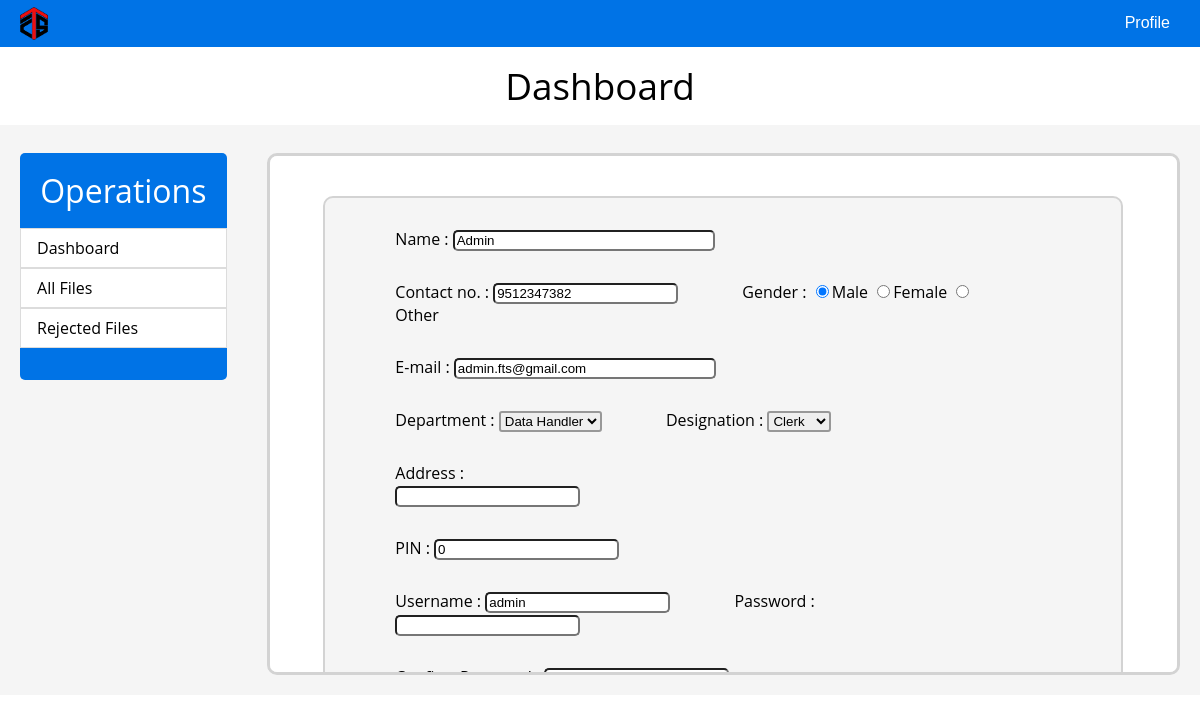
The page /datahandler/editemployeed.php on the database its author committed.
### tables this page shows
CREATE TABLE `employee_details` (
  `employee_id` int(6) NOT NULL,
  `employee_name` varchar(60) NOT NULL,
  `department_id` int(3) NOT NULL,
  `gender` char(1) NOT NULL,
  `contact_no` bigint(10) NOT NULL,
  `designation` varchar(30) NOT NULL,
  `address` varchar(250) NOT NULL,
  `pincode` int(6) NOT NULL,
  `email_id` varchar(40) NOT NULL,
  `role` int(2) NOT NULL
);

CREATE TABLE `loginprocess_tbl` (
  `employee_id` int(2) NOT NULL,
  `username` varchar(30) NOT NULL,
  `password` varchar(30) NOT NULL
);

### datahandler/editemployeed.php (the view, shortened to what this page needs)
<?php include("headerd.php");?>
<link rel="stylesheet" href="assets/css/basicd.css" />
</head>
<body>
  <?php
    $id = $_REQUEST['id'];
  ?>
  <section>
      <?php include("menud.php");?>
  </section>
  <section>
    <h1>Dashboard</h1>
    <div class="container">
      <div class="operations">
        <ul>
          <li>Operations</li>
        </ul>
        <div class="op-items"><a href="indexd.php?id=<?php echo $id?>">Dashboard</a></div>
        <div class="op-items"><a href="allentriesd.php?id=<?php echo $id?>">All Files</a></div>
        <div class="op-items"><a href="rejectedd.php?id=<?php echo $id?>">Rejected Files</a></div>
      </div>
      <div class="info">
        <?php
            $id = $_REQUEST['id'];
            include("../dao.php");
            $sql = "select * from employee_details where employee_id = '$id'";
            $result = mysqli_query($connection,$sql);
            $row = mysqli_fetch_assoc($result);
            $temp = $row['department_id'];
            $sql1 = "select department from department_tbl where department_id = '$temp'";
            $result1 = mysqli_query($connection,$sql1);
            $row1 = mysqli_fetch_assoc($result1);
            $sql2 = "select * from loginprocess_tbl where employee_id = '$id'";
            $result2 = mysqli_query($connection,$sql2);
            $row2 = mysqli_fetch_assoc($result2);
        ?>
        <form action="updateprocesse.php?id=<?php echo $row['employee_id'];?>" method="post" class="info-body">
          <div class="info-item" >
            Name :
              <input type="text" style="width:40%;" name="employeename" value="<?php echo $row['employee_name'];?>">
          </div class="info-item">
          <div class="info-item">
            <span>
              Contact no. :
              <input type="nummber" name="employeenumber" value="<?php echo $row['contact_no'];?>">
            </span>
            <span class="seperator">
              Gender :
              <input type="radio" name="gender" value="M" <?php if($row['gender']=='M') { echo "checked";}?>>Male
              <input type="radio" name="gender" value="F" <?php if($row['gender']=='F') { echo "checked";}?>>Female
              <input type="radio" name="gender" value="O" <?php if($row['gender']=='O') { echo "checked";}?>>Other
            </span>
          </div>
          <div class="info-item">
            E-mail :
            <input type="email" style="width:40%;" name="employeemailid" value="<?php echo $row['email_id'];?>">
          </div>
          <div class="info-item">
              Department :
              <select name="department">
                <option value="Data Handler" <?php if($row1['department']=='Data Handler') { echo "selected";}?>>Data Handler</option>
              </select>
            <span class="seperator">
            Designation :
                  <select name="designation">
                    <option value="clerk" <?php if($row['designation']=='clerk') { echo "selected";}?>>Clerk</option>
                  </select>
            </span>
          </div>
          <div class="info-item">
            Address :<br>
            <input class="%"type="text" name="employeeaddress" value="<?php echo $row['address'];?>">
          </div>
          <div class="info-item">
            PIN :
            <input type="number" name="pincode"value="<?php echo $row['pincode'];?>">
          </div>
          <div class="info-item">
            <span>
              Username :
              <input type="text" name="username" value="<?php echo $row2['username'];?>">
            </span>
            <span class="seperator">
              Password :
              <input type="password" name="password">
            </span>
          </div>
          <div class="info-item">
          <span>
              Confirm Password :
              <input type="password" name="confirmpassword">
            </span>
          </div>
        </form>
      </div>
    </div>
  </section>
</body>
</html>

### datahandler/assets/css/styled.css (style rules this page uses)
html { scroll-behavior: smooth; }
* { box-sizing: border-box; }
body { margin: 0; padding: 0; font-family: "Open sans", sans-serif; }

### datahandler/assets/css/basicd.css (style rules this page uses)
h1 { padding: 0; line-height: 3rem; text-align: center; margin: 15px; font-size: 2.3rem; font-weight: 400; }
.container { position: fixed; height: 570px; display: flex; margin: 0; padding: 0.5rem 0 0 0; background-color: rgb(245, 245, 245); width: 100%; }
.operations { width: 17rem; height: 14.2rem; margin: 20px; border-radius: 5px; background-color: rgb(0, 115, 230); }
.operations ul { margin: 0px 0px; padding: 0px 0px 0px 0px; }
.operations li { list-style: none; padding: 1rem; border-top-left-radius: 5px solid rgb(220, 220, 220); border-top-right-radius: 5px solid rgb(220, 220, 220); color: white; font-size: 2rem; text-align: center; }
.op-items a { display: block; text-decoration: none; background-color: white; color: black; font-size: 1rem; margin: 0px 0px; width: 100%; border: 0.4px solid rgb(220, 220, 220); padding: 0.5rem 0.5rem 0.5rem 1rem; text-align: left; }
.info { margin: 20px; display: flex; flex-direction: column; width: 100%; background-color: rgb(245, 245, 245); border-radius: 3px; }

### datahandler/editemployeed.php (style rules this page uses)
input { border-radius: 5px; }
select { border: 2px solid #989898; border-radius: 3px; }
.info { overflow: auto; scroll-behavior: smooth; background-color: white; border-radius: 10px; border: 3px solid lightgrey; align-items: center; }
.info-body { background-color: rgb(245, 245, 245); width: 50rem; padding: 0px 40px; margin: 0px 0px 20px 0px; border-radius: 10px; border: 2px solid lightgrey; }
.info-item { margin: 30px; }
.seperator { margin: 60px; }

### rows shown on the page
employee_details: employeename "Admin", employeenumber "9512347382", gender "☑", employeemailid "admin.fts@gmail.com"
loginprocess_tbl: username "admin"
